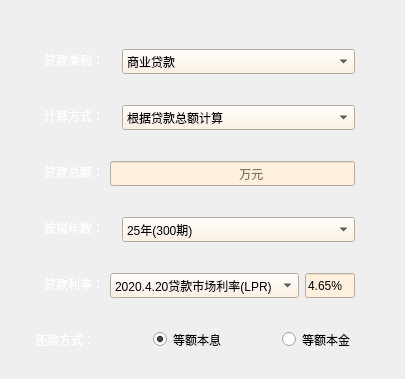
      <widget class="QWidget" name="widget_4" native="true">
       <layout class="QGridLayout" name="gridLayout_13">
        <property name="leftMargin">
         <number>6</number>
        </property>
        <property name="topMargin">
         <number>0</number>
        </property>
        <property name="bottomMargin">
         <number>0</number>
        </property>
        <property name="horizontalSpacing">
         <number>9</number>
        </property>
        <property name="verticalSpacing">
         <number>16</number>
        </property>
        <item row="1" column="1">
         <widget class="QWidget" name="widget_type_2" native="true">
          <property name="maximumSize">
           <size>
            <width>450</width>
            <height>40</height>
           </size>
          </property>
          <layout class="QGridLayout" name="gridLayout_14">
           <item row="0" column="0">
            <widget class="QLabel" name="label_type_2">
             <property name="maximumSize">
              <size>
               <width>72</width>
               <height>15</height>
              </size>
             </property>
             <property name="styleSheet">
              <string notr="true">font: 9pt &quot;锐字锐线怒放黑简1.0&quot;;
color: rgb(255, 255, 255);</string>
             </property>
             <property name="text">
              <string>贷款类别：</string>
             </property>
            </widget>
           </item>
           <item row="0" column="1">
            <widget class="QComboBox" name="comboBox_type_2">
             <property name="minimumSize">
              <size>
               <width>0</width>
               <height>25</height>
              </size>
             </property>
             <property name="maximumSize">
              <size>
               <width>16777215</width>
               <height>25</height>
              </size>
             </property>
             <property name="toolTip">
              <string>&lt;html&gt;&lt;head/&gt;&lt;body&gt;&lt;p&gt;注意：商业贷款和公积金贷款的利率是不一样的哦！&lt;/p&gt;&lt;/body&gt;&lt;/html&gt;</string>
             </property>
             <property name="styleSheet">
              <string notr="true">background-color: rgb(255, 240, 221);
selection-background-color: rgb(209, 114, 93);
</string>
             </property>
             <item>
              <property name="text">
               <string>商业贷款</string>
              </property>
              <property name="icon">
               <iconset>
                <normaloff>../Icons/shangye.png</normaloff>../Icons/shangye.png</iconset>
              </property>
             </item>
             <item>
              <property name="text">
               <string>公积金贷款</string>
              </property>
              <property name="icon">
               <iconset>
                <normaloff>../Icons/公共.png</normaloff>../Icons/公共.png</iconset>
              </property>
             </item>
             <item>
              <property name="text">
               <string>组合型贷款</string>
              </property>
              <property name="icon">
               <iconset>
                <normaloff>../Icons/组合.png</normaloff>../Icons/组合.png</iconset>
              </property>
             </item>
            </widget>
           </item>
          </layout>
         </widget>
        </item>
        <item row="3" column="2">
         <spacer name="horizontalSpacer_24">
          <property name="orientation">
           <enum>Qt::Horizontal</enum>
          </property>
          <property name="sizeType">
           <enum>QSizePolicy::Maximum</enum>
          </property>
          <property name="sizeHint" stdset="0">
           <size>
            <width>30</width>
            <height>20</height>
           </size>
          </property>
         </spacer>
        </item>
        <item row="4" column="2">
         <spacer name="horizontalSpacer_28">
          <property name="orientation">
           <enum>Qt::Horizontal</enum>
          </property>
          <property name="sizeType">
           <enum>QSizePolicy::Maximum</enum>
          </property>
          <property name="sizeHint" stdset="0">
           <size>
            <width>30</width>
            <height>20</height>
           </size>
          </property>
         </spacer>
        </item>
        <item row="6" column="1">
         <widget class="QWidget" name="widget_method_2" native="true">
          <property name="maximumSize">
           <size>
            <width>450</width>
            <height>40</height>
           </size>
          </property>
          <layout class="QGridLayout" name="gridLayout_19">
           <property name="leftMargin">
            <number>0</number>
           </property>
           <item row="0" column="0">
            <widget class="QLabel" name="label_method_2">
             <property name="maximumSize">
              <size>
               <width>72</width>
               <height>15</height>
              </size>
             </property>
             <property name="styleSheet">
              <string notr="true">font: 9pt &quot;锐字锐线怒放黑简1.0&quot;;
color: rgb(255, 255, 255);</string>
             </property>
             <property name="text">
              <string>还款方式：</string>
             </property>
            </widget>
           </item>
           <item row="0" column="4">
            <widget class="QRadioButton" name="radioButton_benjin_2">
             <property name="maximumSize">
              <size>
               <width>90</width>
               <height>21</height>
              </size>
             </property>
             <property name="text">
              <string>等额本金</string>
             </property>
            </widget>
           </item>
           <item row="0" column="2">
            <widget class="QRadioButton" name="radioButton_benxi_2">
             <property name="maximumSize">
              <size>
               <width>90</width>
               <height>21</height>
              </size>
             </property>
             <property name="text">
              <string>等额本息</string>
             </property>
             <property name="checked">
              <bool>true</bool>
             </property>
            </widget>
           </item>
           <item row="0" column="1">
            <spacer name="horizontalSpacer_32">
             <property name="orientation">
              <enum>Qt::Horizontal</enum>
             </property>
             <property name="sizeType">
              <enum>QSizePolicy::Maximum</enum>
             </property>
             <property name="sizeHint" stdset="0">
              <size>
               <width>50</width>
               <height>19</height>
              </size>
             </property>
            </spacer>
           </item>
           <item row="0" column="3">
            <spacer name="horizontalSpacer_8">
             <property name="orientation">
              <enum>Qt::Horizontal</enum>
             </property>
             <property name="sizeType">
              <enum>QSizePolicy::Maximum</enum>
             </property>
             <property name="sizeHint" stdset="0">
              <size>
               <width>50</width>
               <height>20</height>
              </size>
             </property>
            </spacer>
           </item>
          </layout>
         </widget>
        </item>
        <item row="1" column="0">
         <widget class="PushButton" name="QustionButton_10">
          <property name="maximumSize">
           <size>
            <width>20</width>
            <height>20</height>
           </size>
          </property>
          <property name="toolTip">
           <string>&lt;html&gt;&lt;head/&gt;&lt;body&gt;&lt;p&gt;打开帮助文档&lt;/p&gt;&lt;/body&gt;&lt;/html&gt;</string>
          </property>
          <property name="text">
           <string/>
          </property>
          <property name="icon">
           <iconset>
            <normaloff>../Icons/WenHao1.png</normaloff>../Icons/WenHao1.png</iconset>
          </property>
          <property name="autoDefault">
           <bool>false</bool>
          </property>
          <property name="default">
           <bool>false</bool>
          </property>
          <property name="flat">
           <bool>true</bool>
          </property>
         </widget>
        </item>
        <item row="5" column="0">
         <widget class="PushButton" name="QustionButton_11">
          <property name="maximumSize">
           <size>
            <width>20</width>
            <height>20</height>
           </size>
          </property>
          <property name="toolTip">
           <string>&lt;html&gt;&lt;head/&gt;&lt;body&gt;&lt;p&gt;打开帮助文档&lt;/p&gt;&lt;/body&gt;&lt;/html&gt;</string>
          </property>
          <property name="text">
           <string/>
          </property>
          <property name="icon">
           <iconset>
            <normaloff>../Icons/WenHao1.png</normaloff>../Icons/WenHao1.png</iconset>
          </property>
          <property name="autoDefault">
           <bool>false</bool>
          </property>
          <property name="default">
           <bool>false</bool>
          </property>
          <property name="flat">
           <bool>true</bool>
          </property>
         </widget>
        </item>
        <item row="1" column="2">
         <spacer name="horizontalSpacer_20">
          <property name="orientation">
           <enum>Qt::Horizontal</enum>
          </property>
          <property name="sizeType">
           <enum>QSizePolicy::Maximum</enum>
          </property>
          <property name="sizeHint" stdset="0">
           <size>
            <width>30</width>
            <height>20</height>
           </size>
          </property>
         </spacer>
        </item>
        <item row="2" column="1">
         <widget class="QWidget" name="widget_calaterWay_2" native="true">
          <property name="maximumSize">
           <size>
            <width>450</width>
            <height>40</height>
           </size>
          </property>
          <layout class="QGridLayout" name="gridLayout_20">
           <item row="0" column="0">
            <widget class="QLabel" name="label_calaterWay_3">
             <property name="maximumSize">
              <size>
               <width>72</width>
               <height>15</height>
              </size>
             </property>
             <property name="styleSheet">
              <string notr="true">font: 9pt &quot;锐字锐线怒放黑简1.0&quot;;
color: rgb(255, 255, 255);</string>
             </property>
             <property name="text">
              <string>计算方式：</string>
             </property>
            </widget>
           </item>
           <item row="0" column="1">
            <widget class="QComboBox" name="comboBox_calaterWay_2">
             <property name="minimumSize">
              <size>
               <width>0</width>
               <height>25</height>
              </size>
             </property>
             <property name="maximumSize">
              <size>
               <width>16777215</width>
               <height>25</height>
              </size>
             </property>
             <property name="styleSheet">
              <string notr="true">background-color: rgb(255, 240, 221);
selection-background-color: rgb(209, 114, 93);
</string>
             </property>
             <item>
              <property name="text">
               <string>根据贷款总额计算</string>
              </property>
              <property name="icon">
               <iconset>
                <normaloff>../Icons/qian.png</normaloff>../Icons/qian.png</iconset>
              </property>
             </item>
             <item>
              <property name="text">
               <string>根据面积、单价计算</string>
              </property>
              <property name="icon">
               <iconset>
                <normaloff>../Icons/房.png</normaloff>../Icons/房.png</iconset>
              </property>
             </item>
            </widget>
           </item>
          </layout>
         </widget>
        </item>
        <item row="5" column="1">
         <widget class="QWidget" name="widget_rate_2" native="true">
          <property name="maximumSize">
           <size>
            <width>450</width>
            <height>40</height>
           </size>
          </property>
          <layout class="QGridLayout" name="gridLayout_18">
           <item row="0" column="0">
            <widget class="QLabel" name="label_rate_2">
             <property name="maximumSize">
              <size>
               <width>72</width>
               <height>15</height>
              </size>
             </property>
             <property name="styleSheet">
              <string notr="true">font: 9pt &quot;锐字锐线怒放黑简1.0&quot;;
color: rgb(255, 255, 255);</string>
             </property>
             <property name="text">
              <string>贷款利率：</string>
             </property>
            </widget>
           </item>
           <item row="0" column="1">
            <widget class="QComboBox" name="comboBox_rate_2">
             <property name="minimumSize">
              <size>
               <width>0</width>
               <height>25</height>
              </size>
             </property>
             <property name="maximumSize">
              <size>
               <width>16777215</width>
               <height>25</height>
              </size>
             </property>
             <property name="toolTip">
              <string>&lt;html&gt;&lt;head/&gt;&lt;body&gt;&lt;p&gt;&lt;span style=&quot; font-family:'仿宋'; color:#333333;&quot;&gt;从2020年3月1日起，全部的房贷除已发放的房贷外，都将实行LPR+基点的模式进行贷款&lt;/span&gt;&lt;/p&gt;&lt;/body&gt;&lt;/html&gt;</string>
             </property>
             <property name="styleSheet">
              <string notr="true">background-color: rgb(255, 240, 221);
selection-background-color: rgb(209, 114, 93);
</string>
             </property>
             <item>
              <property name="text">
               <string>2020.4.20贷款市场利率(LPR)</string>
              </property>
             </item>
             <item>
              <property name="text">
               <string>2020.3.20贷款市场利率(LPR)</string>
              </property>
             </item>
             <item>
              <property name="text">
               <string>2019.9.20贷款市场利率(LPR)</string>
              </property>
             </item>
             <item>
              <property name="text">
               <string>2015.10.24利率上限(1.1倍)</string>
              </property>
             </item>
             <item>
              <property name="text">
               <string>2015.10.24利率上限(1.05倍)</string>
              </property>
             </item>
             <item>
              <property name="text">
               <string>2015.10.24利率下限(85折)</string>
              </property>
             </item>
             <item>
              <property name="text">
               <string>2015.10.24利率下限(7折)</string>
              </property>
             </item>
             <item>
              <property name="text">
               <string>2015.10.24基准利率</string>
              </property>
             </item>
             <item>
              <property name="text">
               <string>2015.8.26利率上限(1.1倍)</string>
              </property>
             </item>
             <item>
              <property name="text">
               <string>2015.8.26利率下限(85折)</string>
              </property>
             </item>
             <item>
              <property name="text">
               <string>2015.8.26利率下限(7折)</string>
              </property>
             </item>
             <item>
              <property name="text">
               <string>2015.8.26基准利率</string>
              </property>
             </item>
             <item>
              <property name="text">
               <string>2015.6.28利率上限(1.1倍)</string>
              </property>
             </item>
             <item>
              <property name="text">
               <string>2015.6.28利率下限(85折)</string>
              </property>
             </item>
             <item>
              <property name="text">
               <string>2015.6.28利率下限(7折)</string>
              </property>
             </item>
             <item>
              <property name="text">
               <string>2015.6.28基准利率</string>
              </property>
             </item>
             <item>
              <property name="text">
               <string>2015.5.11利率上限(1.1倍)</string>
              </property>
             </item>
             <item>
              <property name="text">
               <string>2015.5.11利率下限(85折)</string>
              </property>
             </item>
             <item>
              <property name="text">
               <string>2015.5.11利率下限(7折)</string>
              </property>
             </item>
             <item>
              <property name="text">
               <string>2015.5.11基准利率</string>
              </property>
             </item>
             <item>
              <property name="text">
               <string>2015.3.1利率上限(1.1倍)</string>
              </property>
             </item>
             <item>
              <property name="text">
               <string>2015.3.1利率下限(85折)</string>
              </property>
             </item>
             <item>
              <property name="text">
               <string>2015.3.1利率下限(7折)</string>
              </property>
             </item>
             <item>
              <property name="text">
               <string>2015.3.1基准利率</string>
              </property>
             </item>
             <item>
              <property name="text">
               <string>2014.11.22利率上限(1.1倍)</string>
              </property>
             </item>
             <item>
              <property name="text">
               <string>2014.11.22利率下限(85折)</string>
              </property>
             </item>
             <item>
              <property name="text">
               <string>2014.11.22利率下限(7折)</string>
              </property>
             </item>
             <item>
              <property name="text">
               <string>2014.11.22基准利率</string>
              </property>
             </item>
             <item>
              <property name="text">
               <string>2012.7.6利率上限(1.1倍)</string>
              </property>
             </item>
             <item>
              <property name="text">
               <string>2012.7.6利率下限(85折)</string>
              </property>
             </item>
             <item>
              <property name="text">
               <string>2012.7.6利率下限(7折)</string>
              </property>
             </item>
             <item>
              <property name="text">
               <string>2012.7.6基准利率</string>
              </property>
             </item>
             <item>
              <property name="text">
               <string>2012.6.8利率上限(1.1倍)</string>
              </property>
             </item>
             <item>
              <property name="text">
               <string>2012.6.8利率下限(85折)</string>
              </property>
             </item>
             <item>
              <property name="text">
               <string>2012.6.8利率下限(7折)</string>
              </property>
             </item>
             <item>
              <property name="text">
               <string>2012.6.8基准利率</string>
              </property>
             </item>
            </widget>
           </item>
           <item row="0" column="2">
            <widget class="QLineEdit" name="lineEdit_rate_2">
             <property name="minimumSize">
              <size>
               <width>0</width>
               <height>25</height>
              </size>
             </property>
             <property name="maximumSize">
              <size>
               <width>50</width>
               <height>25</height>
              </size>
             </property>
             <property name="styleSheet">
              <string notr="true">background-color: rgb(255, 240, 221);
selection-background-color: rgb(209, 114, 93);
</string>
             </property>
             <property name="text">
              <string>4.65%</string>
             </property>
            </widget>
           </item>
          </layout>
         </widget>
        </item>
        <item row="0" column="1">
         <spacer name="verticalSpacer_4">
          <property name="orientation">
           <enum>Qt::Vertical</enum>
          </property>
          <property name="sizeType">
           <enum>QSizePolicy::Maximum</enum>
          </property>
          <property name="sizeHint" stdset="0">
           <size>
            <width>20</width>
            <height>40</height>
           </size>
          </property>
         </spacer>
        </item>
        <item row="6" column="0">
         <widget class="PushButton" name="QustionButton_12">
          <property name="maximumSize">
           <size>
            <width>20</width>
            <height>20</height>
           </size>
          </property>
          <property name="toolTip">
           <string>&lt;html&gt;&lt;head/&gt;&lt;body&gt;&lt;p&gt;打开帮助文档&lt;/p&gt;&lt;/body&gt;&lt;/html&gt;</string>
          </property>
          <property name="text">
           <string/>
          </property>
          <property name="icon">
           <iconset>
            <normaloff>../Icons/WenHao1.png</normaloff>../Icons/WenHao1.png</iconset>
          </property>
          <property name="autoDefault">
           <bool>false</bool>
          </property>
          <property name="default">
           <bool>false</bool>
          </property>
          <property name="flat">
           <bool>true</bool>
          </property>
         </widget>
        </item>
        <item row="3" column="1">
         <widget class="QWidget" name="widget_totalloan" native="true">
          <property name="maximumSize">
           <size>
            <width>450</width>
            <height>40</height>
           </size>
          </property>
          <layout class="QGridLayout" name="gridLayout_15">
           <item row="0" column="0">
            <widget class="QLabel" name="label_loan">
             <property name="maximumSize">
              <size>
               <width>72</width>
               <height>15</height>
              </size>
             </property>
             <property name="styleSheet">
              <string notr="true">font: 9pt &quot;锐字锐线怒放黑简1.0&quot;;
color: rgb(255, 255, 255);</string>
             </property>
             <property name="text">
              <string>贷款总额：</string>
             </property>
            </widget>
           </item>
           <item row="0" column="1">
            <widget class="QLineEdit" name="lineEdit_loan">
             <property name="minimumSize">
              <size>
               <width>0</width>
               <height>25</height>
              </size>
             </property>
             <property name="maximumSize">
              <size>
               <width>16777215</width>
               <height>25</height>
              </size>
             </property>
             <property name="styleSheet">
              <string notr="true">background-color: rgb(255, 240, 221);
selection-background-color: rgb(209, 114, 93);
</string>
             </property>
             <property name="placeholderText">
              <string>                                      万元</string>
             </property>
            </widget>
           </item>
          </layout>
         </widget>
        </item>
        <item row="5" column="2">
         <spacer name="horizontalSpacer_30">
          <property name="orientation">
           <enum>Qt::Horizontal</enum>
          </property>
          <property name="sizeType">
           <enum>QSizePolicy::Maximum</enum>
          </property>
          <property name="sizeHint" stdset="0">
           <size>
            <width>30</width>
            <height>20</height>
           </size>
          </property>
         </spacer>
        </item>
        <item row="2" column="2">
         <spacer name="horizontalSpacer_22">
          <property name="orientation">
           <enum>Qt::Horizontal</enum>
          </property>
          <property name="sizeType">
           <enum>QSizePolicy::Maximum</enum>
          </property>
          <property name="sizeHint" stdset="0">
           <size>
            <width>30</width>
            <height>20</height>
           </size>
          </property>
         </spacer>
        </item>
        <item row="7" column="1">
         <spacer name="verticalSpacer_10">
          <property name="orientation">
           <enum>Qt::Vertical</enum>
          </property>
          <property name="sizeType">
           <enum>QSizePolicy::Maximum</enum>
          </property>
          <property name="sizeHint" stdset="0">
           <size>
            <width>20</width>
            <height>20</height>
           </size>
          </property>
         </spacer>
        </item>
        <item row="4" column="1">
         <widget class="QWidget" name="widget_deadline_2" native="true">
          <property name="maximumSize">
           <size>
            <width>450</width>
            <height>40</height>
           </size>
          </property>
          <layout class="QGridLayout" name="gridLayout_17">
           <item row="0" column="0">
            <widget class="QLabel" name="label_deadline_2">
             <property name="maximumSize">
              <size>
               <width>72</width>
               <height>15</height>
              </size>
             </property>
             <property name="styleSheet">
              <string notr="true">font: 9pt &quot;锐字锐线怒放黑简1.0&quot;;
color: rgb(255, 255, 255);</string>
             </property>
             <property name="text">
              <string>按揭年数：</string>
             </property>
            </widget>
           </item>
           <item row="0" column="1">
            <widget class="QComboBox" name="comboBox_deadline_2">
             <property name="minimumSize">
              <size>
               <width>0</width>
               <height>25</height>
              </size>
             </property>
             <property name="maximumSize">
              <size>
               <width>16777215</width>
               <height>25</height>
              </size>
             </property>
             <property name="toolTip">
              <string>&lt;html&gt;&lt;head/&gt;&lt;body&gt;&lt;p&gt;5年以上利率和5年以下利率是不同的哦&lt;/p&gt;&lt;/body&gt;&lt;/html&gt;</string>
             </property>
             <property name="styleSheet">
              <string notr="true">background-color: rgb(255, 240, 221);
selection-background-color: rgb(209, 114, 93);
</string>
             </property>
             <item>
              <property name="text">
               <string>25年(300期)</string>
              </property>
             </item>
             <item>
              <property name="text">
               <string>24年(288期)</string>
              </property>
             </item>
             <item>
              <property name="text">
               <string>23年(276期)</string>
              </property>
             </item>
             <item>
              <property name="text">
               <string>22年(264期)</string>
              </property>
             </item>
             <item>
              <property name="text">
               <string>21年(252期)</string>
              </property>
             </item>
             <item>
              <property name="text">
               <string>20年(240期)</string>
              </property>
             </item>
             <item>
              <property name="text">
               <string>19年(228期)</string>
              </property>
             </item>
             <item>
              <property name="text">
               <string>18年(216期)</string>
              </property>
             </item>
             <item>
              <property name="text">
               <string>17年(204期)</string>
              </property>
             </item>
             <item>
              <property name="text">
               <string>16年(192期)</string>
              </property>
             </item>
             <item>
              <property name="text">
               <string>15年(180期)</string>
              </property>
             </item>
             <item>
              <property name="text">
               <string>14年(168期)</string>
              </property>
             </item>
             <item>
              <property name="text">
               <string>13年(156期)</string>
              </property>
             </item>
             <item>
              <property name="text">
               <string>12年(144期)</string>
              </property>
             </item>
             <item>
              <property name="text">
               <string>11年(132期)</string>
              </property>
             </item>
             <item>
              <property name="text">
               <string>10年(120期)</string>
              </property>
             </item>
             <item>
              <property name="text">
               <string>9年(108期)</string>
              </property>
             </item>
             <item>
              <property name="text">
               <string>8年(96期)</string>
              </property>
             </item>
             <item>
              <property name="text">
               <string>7年(84期)</string>
              </property>
             </item>
             <item>
              <property name="text">
               <string>6年(72期)</string>
              </property>
             </item>
             <item>
              <property name="text">
               <string>5年(60期)</string>
              </property>
             </item>
             <item>
              <property name="text">
               <string>4年(48期)</string>
              </property>
             </item>
             <item>
              <property name="text">
               <string>3年(36期)</string>
              </property>
             </item>
             <item>
              <property name="text">
               <string>2年(24期)</string>
              </property>
             </item>
             <item>
              <property name="text">
               <string>1年(12期)</string>
              </property>
             </item>
            </widget>
           </item>
          </layout>
         </widget>
        </item>
        <item row="6" column="2">
         <spacer name="horizontalSpacer_33">
          <property name="orientation">
           <enum>Qt::Horizontal</enum>
          </property>
          <property name="sizeType">
           <enum>QSizePolicy::Maximum</enum>
          </property>
          <property name="sizeHint" stdset="0">
           <size>
            <width>30</width>
            <height>20</height>
           </size>
          </property>
         </spacer>
        </item>
       </layout>
      </widget>
